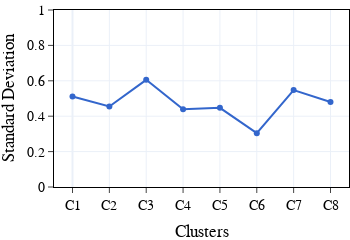

Notebook code for this chart:
### Code cell
std = pd.DataFrame()
std['cluster'] = range(8)
std['std'] = [df_cluster[df_cluster['cluster'] == cluster][['R', 'F', 'M']].std().mean() for cluster in std['cluster']]


fig = px.line(std, x='cluster', y='std', color_discrete_sequence=px.colors.qualitative.G10, markers=True)
fig.update_layout(
    xaxis_title="Clusters",
    yaxis_title="Standard Deviation",
    width=350,
    height=230,
    font_family="Rockwell",
    font_size=14,
    font_color="black",
    autosize=False,
    margin=dict(l=1, r=1, b=0, t=10, pad=0),
    template="plotly_white",
)
fig.update_xaxes(
    showline=True,
    linewidth=1,
    linecolor="black",
    mirror=True,
    ticks="outside",
    tickmode = "array",
    tickvals = list(range(8)),
    ticktext = [f"C{i+1}" for i in list(range(8))],
)
fig.update_yaxes(
    showline=True,
    showgrid=True,
    linewidth=1,
    linecolor="black",
    mirror=True,
    ticks="outside",
    showticklabels=True,
    range=(0,1),
)
fig.show(config=config)

### Figure 1 — Plotly figure (JSON) as saved in the notebook; plotly's stock layout.template omitted (floating-point values rounded to 4 significant figures)
{"data": [{"hovertemplate": "cluster=%{x}<br>std=%{y}<extra></extra>", "legendgroup": "", "line": {"color": "#3366CC", "dash": "solid"}, "marker": {"symbol": "circle"}, "mode": "lines+markers", "name": "", "orientation": "v", "showlegend": false, "type": "scatter", "x": [0, 1, 2, 3, 4, 5, 6, 7], "xaxis": "x", "y": [0.5116, 0.4547, 0.6055, 0.4388, 0.4472, 0.3042, 0.5477, 0.4803], "yaxis": "y"}], "layout": {"autosize": false, "font": {"color": "black", "family": "Rockwell", "size": 14}, "height": 230, "legend": {"tracegroupgap": 0}, "margin": {"b": 0, "l": 1, "pad": 0, "r": 1, "t": 10}, "width": 350, "xaxis": {"anchor": "y", "domain": [0, 1], "linecolor": "black", "linewidth": 1, "mirror": true, "showline": true, "tickmode": "array", "ticks": "outside", "ticktext": ["C1", "C2", "C3", "C4", "C5", "C6", "C7", "C8"], "tickvals": [0, 1, 2, 3, 4, 5, 6, 7], "title": {"text": "Clusters"}}, "yaxis": {"anchor": "x", "domain": [0, 1], "linecolor": "black", "linewidth": 1, "mirror": true, "range": [0, 1], "showgrid": true, "showline": true, "showticklabels": true, "ticks": "outside", "title": {"text": "Standard Deviation"}}}}
